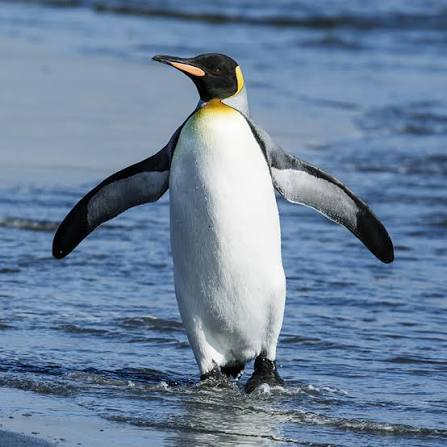
#> input picture lib/opencv2/penguins.jpg, 447 x 447 px
$ python image.py
#> lines starting #> are read from the running program, lines starting #| are printed output that depends on the picture
# pip install opencv-python==4.5.4.60
import cv2, os

path = os.path.join(os.path.dirname(__file__), "penguins.jpg")
img = cv2.imread(path)
#> img is the input picture: shape (447, 447, 3); mean B, G, R 155.7, 129.5, 107.5
assert img is not None, "讀不到圖片，檢查路徑"

h, w, c = img.shape
#> h = 447; w = 447; c = 3
print("影像高:", h)
#| 影像高: 447
print("影像寬:", w)
#| 影像寬: 447

resized_img = cv2.resize(img, (400, 300))
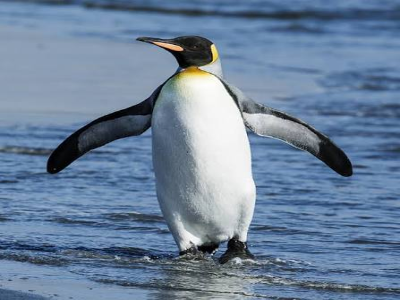
#> resized_img: shape (300, 400, 3); mean B, G, R 155.6, 129.4, 107.4
print(resized_img.shape)
#| (300, 400, 3)

cv2.imshow("Penguins", img)
cv2.imshow("Penguins:resized", resized_img)
cv2.waitKey(0)
cv2.destroyAllWindows()

$ run again, with lib/opencv2/koala.jpg copied over lib/opencv2/penguins.jpg
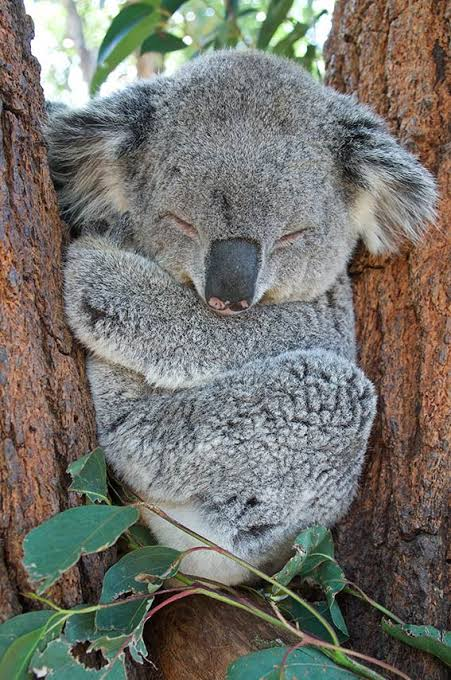
#> input picture lib/opencv2/koala.jpg, 451 x 680 px
#> img is the input picture: shape (680, 451, 3); mean B, G, R 107.8, 114.5, 115.6
#| 影像高: 680
#| 影像寬: 451
#> `resized_img = cv2.resize(img, (400, 300))`:
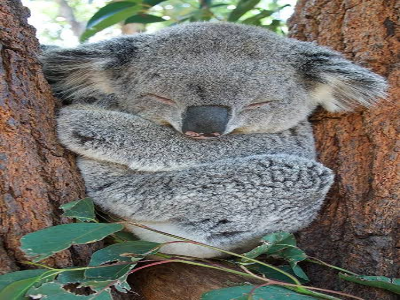
#> resized_img: shape (300, 400, 3); mean B, G, R 107.7, 114.3, 115.5
#| (300, 400, 3)
